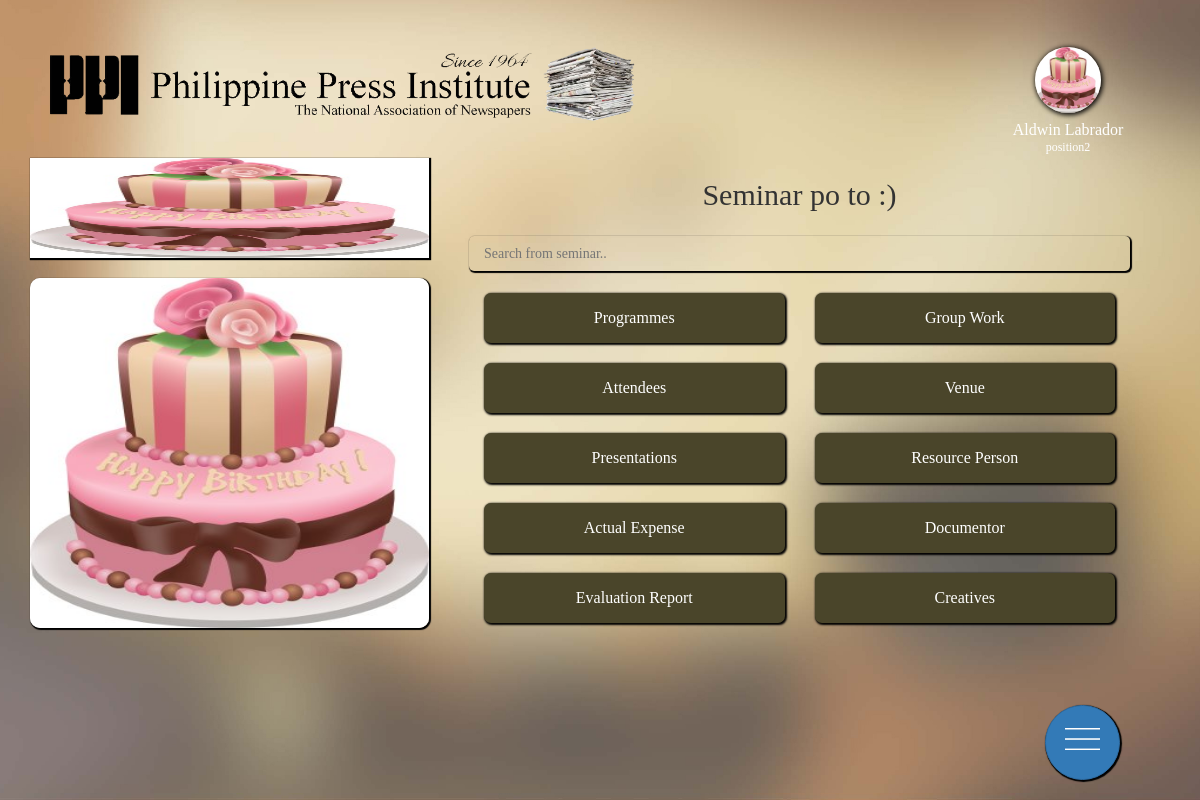
Screenshot of /documentation.php?id=5 (signed in) with the database file from the repository.
### tables this page shows
CREATE TABLE `tbl_seminars` (
  `id` int(11) NOT NULL,
  `partner_id` int(11) NOT NULL,
  `title_seminar` mediumtext NOT NULL,
  `period_to` date NOT NULL,
  `period_from` date NOT NULL,
  `areas` varchar(25) NOT NULL,
  `remarks` varchar(25) NOT NULL,
  `luzon` mediumtext NOT NULL,
  `visayas` mediumtext NOT NULL,
  `mindanao` mediumtext NOT NULL,
  `seminar_logo` mediumtext NOT NULL,
  `seminar_banner` mediumtext NOT NULL,
  `date_added` datetime NOT NULL,
  `date_updated` datetime NOT NULL,
  `deleted` varchar(3) NOT NULL
);

### documentation.php (the view, shortened to what this page needs)
<!DOCTYPE html>
<html>
<?php include("connection.php"); ?>
<head>
	<?php include("head.php"); ?>
	<?php include("queries.php"); ?>
</head>
<body class="goldNoBorder">
	<div class="container-fluid">
		<?php header2(); ?>
		<div class="container">
		<?php
			$sql = "SELECT * from tbl_seminars WHERE id='".$_GET['id']."'";
			$query = mysqli_query($connection, $sql);
			$result = mysqli_fetch_assoc($query);
		?>
			<div class="leftSideDetails">
				<div class="logo2">
					<img src="<?php echo $result['seminar_logo']; ?>" width="100%" height="100px">
				</div>
				<div class="previewBanner2">
					<img src="<?php echo $result['seminar_banner']; ?>">
				</div>
			</div>
			<div class="rightSideDetails">
				<div class="seminarTitle">
					<h3 class="etchTwo"><?php echo $result['title_seminar']; ?></h3>
				</div>
				<div class="hanap2">
					<input type="text" placeholder="Search from seminar..">
				</div>
				<div class="docuButtons">
					<div class="row-grid">
						<div class="col-sm-6 col-md-6">
							<button type="button" onclick="location.href='docuParts.php?docu=Programme'">Programmes</button>
							<button type="button" onclick="location.href='docuParts.php?docu=Attendees'">Attendees</button>
							<button type="button" onclick="location.href='docuParts.php?docu=Presentations'">Presentations</button>
							<button type="button" onclick="location.href='docuParts.php?docu=Actual Expense'">Actual Expense</button>
							<button type="button" onclick="location.href='docuParts.php?docu=Evaluation Report'">Evaluation Report</button>
						</div>
					</div>
					<div class="row-grid">
						<div class="col-sm-6 col-md-6">
							<button type="button" onclick="location.href='docuParts.php?docu=Group Work'">Group Work</button>
							<button type="button" onclick="location.href='docuParts.php?docu=Venue'">Venue</button>
							<button type="button" onclick="location.href='docuParts.php?docu=Resource Person'">Resource Person</button>
							<button type="button" onclick="location.href='docuParts.php?docu=Documentator'">Documentor</button>
							<button type="button" onclick="location.href='docuCreatives.php?docu=Creatives'">Creatives</button>
						</div>
					</div>
				</div>
			</div>
		</div>
	</div>
	<?php floatButtonsDocumentation() ?>
</body>
</html>

### head.php (shortened to what this page needs)
<link rel="stylesheet" type="text/css" href="css/stylesheet.css">
<link rel="stylesheet" type="text/css" href="css/bootstrap.min.css">
<?php
	function header2(){
?>
		<div style="float:left">
			<div class="header2">
				<img src="img/PPI Logo2.png" width="100%">
			</div>
			<div class="header">
        <div class="dropdown profile">
  				<img src="<?php adminInfo("photo"); ?>" class="dropdown-toggle" data-toggle="dropdown">
        </div>
				<p style="font-size: 16px"><?php adminInfo("full_name") ?></p>
				<p><?php adminInfo("position"); ?></p>
			</div>
		</div>
<?php
	}
?>
<?php
  function floatButtonsDocumentation(){
?>
    <div class="mini">
      <div class="btn-group">
        <a href="javascript:void(0)" class="btn btn-primary btn-fab" id="main">
            <img src = "img/Menu.png">
        </a>
      </div>
    </div>
<?php
  }
?>

### queries.php (shortened to what this page needs)
<?php
	function adminInfo($detail){
		include("connection.php");
		$sql= "SELECT * FROM tbl_admin WHERE id = '".$_SESSION['id']."'";
			$query = mysqli_query($connection, $sql);
			$result = mysqli_fetch_assoc($query);
			$photo = $result['photo'];
			$username = $result['username'];
			$last_name = $result['last_name'];
			$first_name = $result['first_name'];
			$full_name = $first_name.' '.$last_name;
			$position = $result['position'];
			$admin_type = $result['admin_type'];
			if($detail=="photo"){
				echo $photo;
			}else if($detail=="username"){
				echo $username;
			}else if($detail=="position"){
				echo $position;
			}else if($detail=="last_name"){
				echo $last_name;
			}else if($detail=="first_name"){
				echo $first_name;
			}else if($detail=="full_name"){
				echo $full_name;
			}else if($detail=="admin_type"){
				echo $admin_type;
			}
	}
?>

### css/stylesheet.css (style rules this page uses)
* { font-family: Century Gothic; }
body.goldNoBorder { background-image: url(../img/PPI_BackgroundNoBorder.jpg); background-size: 100% 100%; background-repeat: no-repeat; background-attachment: fixed; }
.header { float: right; width: 20%; margin-top: 4%; }
.header p { text-align: center; line-height: 20%; margin-top: 15px; font-family: Century Gothic; font-size: 12px; color: white; }
.profile { width: 66px; height: 66px; border-radius: 50%; background-color: transparent; margin: 0 auto; box-shadow: 1px 1px 5px 1px black; }
.profile img { border-radius: 50%; width: 66px; height: 66px; float: left; }
.header2 { width: 50%; float: left; margin-top: 4%; margin-left: 3%; }
.btn-group .btn-fab { position: fixed !important; right: 20px; }
#main { bottom: 20px; border-radius: 50%; height: 75px; width: 75px; margin-right: 5%; box-shadow: 1px 1px 1px 1px black; }
.mini img { width: 70%; margin-top: 10px; filter: brightness(0) invert(1); }
.leftSideDetails { width: 35%; float: left; }
.rightSideDetails { width: 65%; height: 100px; float: left; padding: 0px 40px; }
.previewBanner2 { width: 100%; height: 350px; box-shadow: 1px 1px 1px 1px black; border-radius: 10px; background-color: rgba(255,255,255,.5); float: left; }
.previewBanner2 img { border-radius: 10px; width: 100%; height: 350px; }
.logo2 { width: 100%; height: 100px; box-shadow: 1px 1px 1px 1px black; background-color: rgba(255,255,255,0.8); float: left; margin-bottom: 20px; }
.seminarTitle { text-align: center; }
.hanap2 { width: 100%; float: left; padding-top: 15px; height: 52px; }
.hanap2 input[type="text"] { margin: 0 auto; display: block; width: 100%; height: 35px; border-radius: 5px; border: none; box-shadow: 1px 1px 1px 1px black; padding-left: 15px; background-color: transparent; }
.docuButtons { float: left; width: 100%; }
.docuButtons button { width: 100%; background-color: #4A452A; box-shadow: 1px 1px 2px 1px black; color: white; border: none; border-radius: 7px; height: 50px; margin-top: 20px; font-size: 16px; }
.etchTwo { font-family: AardvarkBold; font-size: 30px; }

### rows the page displays
tbl_seminars: seminar_logo (picture), seminar_banner (picture), title_seminar "Seminar po to :)"

### other values shown
$full_name "Aldwin Labrador"
$position "position2"
